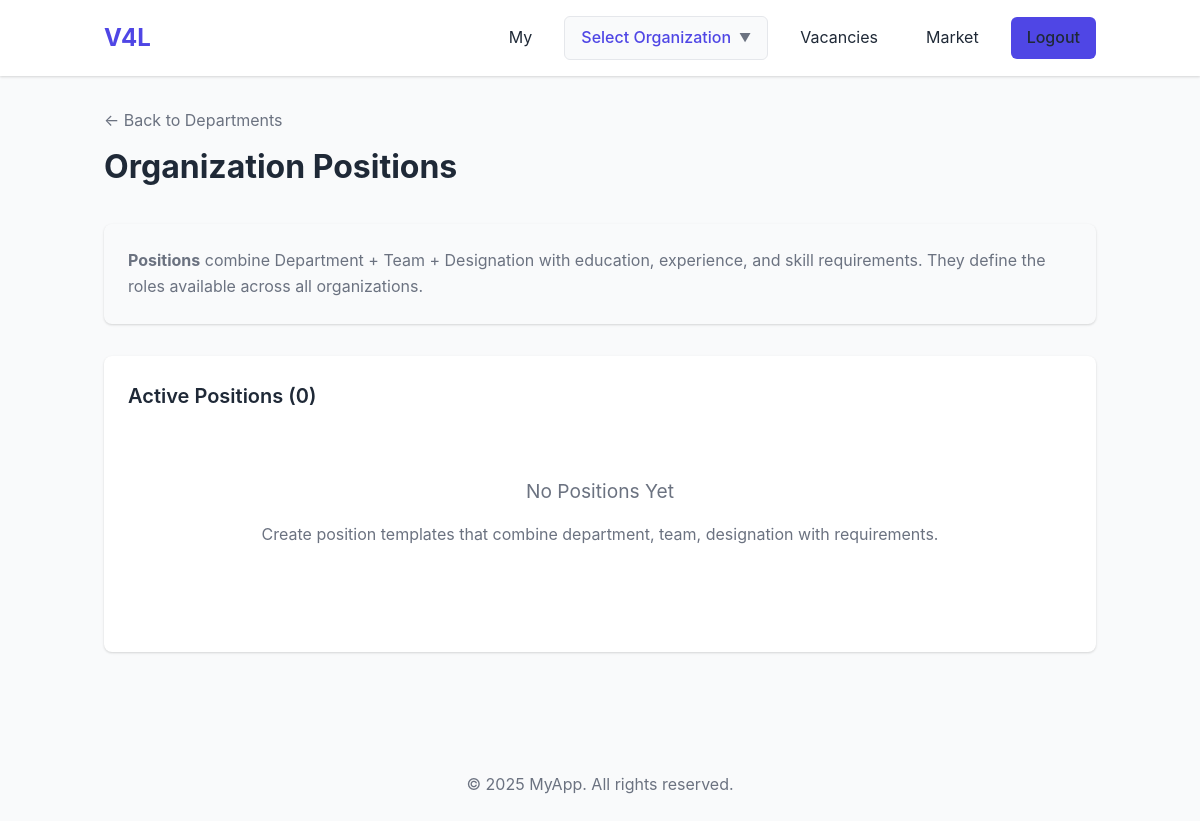
/public/organizations/departments/human_resource/positions/index.php (signed in), run on an earlier commit of the app's database.
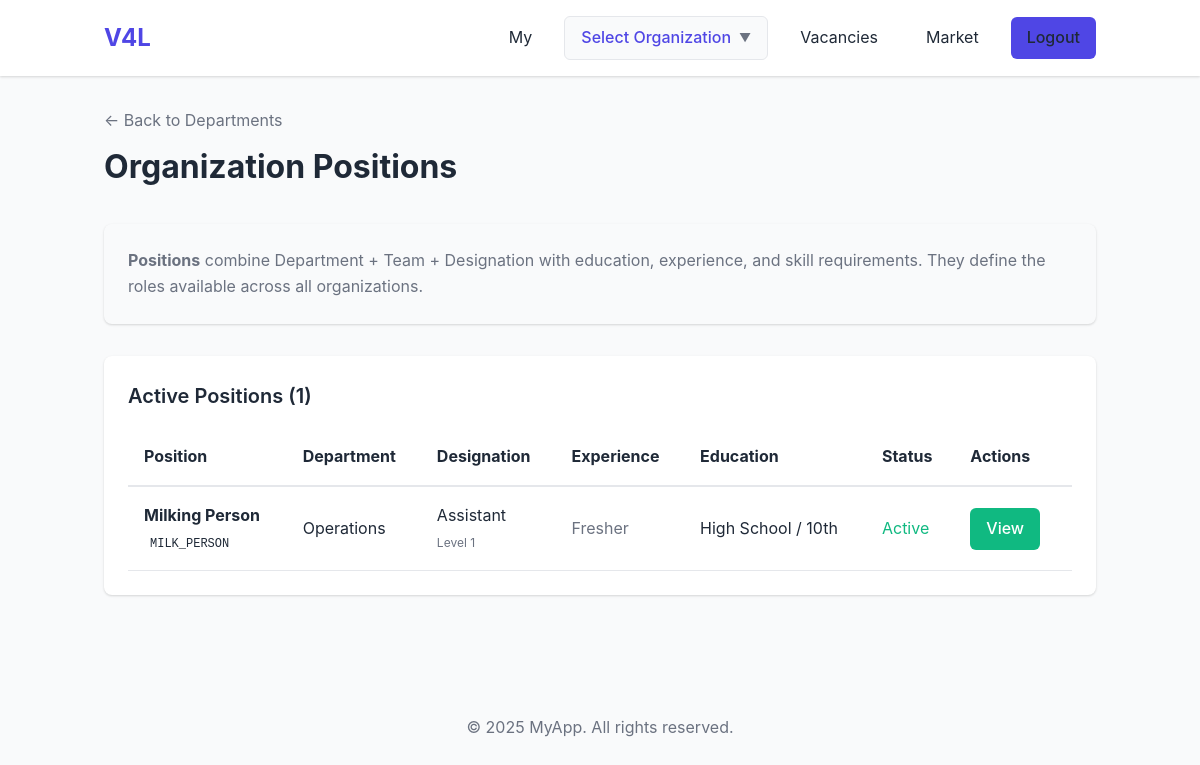
And on a later commit of the database.
### tables this page shows
CREATE TABLE organization_positions (
    id TEXT PRIMARY KEY,
    name TEXT NOT NULL,                              -- Position name (e.g., "Senior Software Engineer")
    code TEXT NOT NULL UNIQUE,                       -- Unique code (e.g., "SR_SWE")
    description TEXT,                                -- Position description

    -- Foreign keys: Department + Team + Designation
    organization_department_id TEXT NOT NULL,        -- Required: Department
    organization_department_team_id TEXT,            -- Optional: Team within department
    organization_designation_id TEXT NOT NULL,       -- Required: Designation level

    -- Education Requirements
    min_education TEXT CHECK(min_education IN ('none', 'high_school', 'higher_secondary', 'diploma', 'bachelors', 'masters', 'doctorate', 'professional')),
    min_education_field TEXT,                        -- Field of study (e.g., "Computer Science")

    -- Experience Requirements
    min_experience_years INTEGER DEFAULT 0,          -- Minimum years of experience

    -- Skills Requirements (stored as JSON or comma-separated)
    skills_required TEXT,                            -- Required skills
    skills_preferred TEXT,                           -- Preferred skills
    certifications_required TEXT,                    -- Required certifications
    certifications_preferred TEXT,                   -- Preferred certifications

    -- Position Details
    employment_type TEXT DEFAULT 'full_time' CHECK(employment_type IN ('full_time', 'part_time', 'contract', 'internship', 'freelance', 'temporary')),
    reports_to_position_id TEXT,                     -- Reporting position (hierarchy)
    headcount INTEGER DEFAULT 1,                     -- Number of positions available
    salary_range_min REAL,                           -- Minimum salary
    salary_range_max REAL,                           -- Maximum salary
    salary_currency TEXT DEFAULT 'INR',              -- Currency code

    -- Status and metadata
    is_active INTEGER DEFAULT 1,
    sort_order INTEGER DEFAULT 0,

    -- Default audit fields
    created_by TEXT NOT NULL,
    created_at TEXT NOT NULL,
    updated_by TEXT,
    updated_at TEXT,
    deleted_by TEXT,
    deleted_at TEXT,

    FOREIGN KEY (organization_department_id) REFERENCES organization_departments(id),
    FOREIGN KEY (organization_department_team_id) REFERENCES organization_department_teams(id),
    FOREIGN KEY (organization_designation_id) REFERENCES organization_designations(id),
    FOREIGN KEY (reports_to_position_id) REFERENCES organization_positions(id),
    FOREIGN KEY (created_by) REFERENCES users(id),
    FOREIGN KEY (updated_by) REFERENCES users(id),
    FOREIGN KEY (deleted_by) REFERENCES users(id)
);

CREATE TABLE organization_departments (
    id TEXT PRIMARY KEY,
    name TEXT NOT NULL,
    code TEXT UNIQUE NOT NULL,
    description TEXT,
    parent_department_id TEXT,
    organization_id TEXT,
    is_active INTEGER DEFAULT 1,
    sort_order INTEGER DEFAULT 0,
    created_by TEXT,
    created_at TEXT DEFAULT CURRENT_TIMESTAMP,
    updated_by TEXT,
    updated_at TEXT,
    deleted_by TEXT,
    deleted_at TEXT,
    FOREIGN KEY (organization_id) REFERENCES organizations(id) ON DELETE CASCADE,
    FOREIGN KEY (parent_department_id) REFERENCES organization_departments(id) ON DELETE SET NULL,
    FOREIGN KEY (created_by) REFERENCES users(id) ON DELETE SET NULL
);

CREATE TABLE organization_designations (
    id INTEGER PRIMARY KEY AUTOINCREMENT,
    name TEXT NOT NULL,
    code TEXT NOT NULL UNIQUE,
    description TEXT,
    level INTEGER,
    organization_id INTEGER,
    organization_department_id INTEGER,
    is_active INTEGER DEFAULT 1,
    sort_order INTEGER DEFAULT 0,
    created_by TEXT NOT NULL,
    created_at DATETIME DEFAULT CURRENT_TIMESTAMP,
    updated_by TEXT,
    updated_at DATETIME,
    deleted_by TEXT,
    deleted_at DATETIME,
    FOREIGN KEY (organization_id) REFERENCES organizations(id),
    FOREIGN KEY (organization_department_id) REFERENCES organization_departments(id)
);

### src/classes/OrganizationPositionRepository.php (called while the page is built, shortened)
<?php
class OrganizationPositionRepository {
    private $db;
    private $tableName = 'organization_positions';
    public function __construct() {
        $this->db = Database::getInstance();
    }
    public function findAllWithRelations($limit = 100, $offset = 0) {
        $pdo = $this->db->getPdo();
        $stmt = $pdo->prepare("
            SELECT p.*,
                   d.name as department_name,
                   t.name as team_name,
                   des.name as designation_name,
                   des.level as designation_level
            FROM {$this->tableName} p
            LEFT JOIN organization_departments d ON p.organization_department_id = d.id
            LEFT JOIN organization_department_teams t ON p.organization_department_team_id = t.id
            LEFT JOIN organization_designations des ON p.organization_designation_id = des.id
            WHERE p.deleted_at IS NULL
            ORDER BY p.sort_order ASC, p.name ASC
            LIMIT ? OFFSET ?
        ");
        $stmt->execute([$limit, $offset]);
        return $stmt->fetchAll();
    }
}

### src/includes/autoload.php (called while the page is built, shortened)
<?php
spl_autoload_register(function ($class) {
    $prefix = 'App\\';
    $base_dir = __DIR__ . '/../';
    $len = strlen($prefix);
    $relative_class = substr($class, $len);
    $file = $base_dir . str_replace('\\', '/', $relative_class) . '.php';
});

### src/classes/OrganizationPosition.php (called while the page is built, shortened)
<?php
class OrganizationPosition {
    public static function getEducationLevels() {
        return [
            'none' => 'No Formal Education',
            'high_school' => 'High School / 10th',
            'higher_secondary' => 'Higher Secondary / 12th',
            'diploma' => 'Diploma',
            'bachelors' => "Bachelor's Degree",
            'masters' => "Master's Degree",
            'doctorate' => 'Doctorate / PhD',
            'professional' => 'Professional Degree (MD, JD, etc.)'
        ];
    }
}

### public/organizations/departments/human_resource/positions/index.php (the view, shortened to what the rows shown need)
<?php
require_once __DIR__ . '/../../../../../src/includes/autoload.php';
$auth = new Auth();
$auth->requireAuth();
$user = $auth->getCurrentUser();
$positionRepo = new OrganizationPositionRepository();
$positionsData = $positionRepo->findAllWithRelations();
$isSuperAdmin = $positionRepo->isSuperAdmin($user->getEmail());
include __DIR__ . '/../../../../../views/header.php';
?>
<div class="py-4">
    <div style="display: flex; justify-content: space-between; align-items: center; margin-bottom: 2rem;">
        <div>
            <h1 style="margin-top: 0.5rem;">Organization Positions</h1>
        </div>
    </div>
    <div class="card">
        <h2 class="card-title">Active Positions (<?php echo count($positionsData); ?>)</h2>
        <?php if (empty($positionsData)): ?>
            <div style="text-align: center; padding: 3rem 1rem;">
                <p class="text-muted" style="font-size: 1.2rem; margin-bottom: 1rem;">No Positions Yet</p>
                <p class="text-muted" style="margin-bottom: 2rem;">Create position templates that combine department, team, designation with requirements.</p>
                <?php if ($isSuperAdmin): ?>
                    <a href="/organizations/departments/human_resource/positions/form/" class="btn btn-primary">Create Your First Position</a>
                <?php endif; ?>
            </div>
        <?php else: ?>
            <div style="overflow-x: auto;">
                <table style="width: 100%; border-collapse: collapse;">
                    <thead>
                        <tr style="border-bottom: 2px solid var(--border-color); text-align: left;">
                            <th style="padding: 1rem;">Position</th>
                            <th style="padding: 1rem;">Department</th>
                            <th style="padding: 1rem;">Designation</th>
                            <th style="padding: 1rem;">Experience</th>
                            <th style="padding: 1rem;">Education</th>
                            <th style="padding: 1rem;">Status</th>
                            <th style="padding: 1rem;">Actions</th>
                        </tr>
                    </thead>
                    <tbody>
                        <?php foreach ($positionsData as $pos): ?>
                            <tr style="border-bottom: 1px solid var(--border-color);">
                                <td style="padding: 1rem;">
                                    <strong><?php echo htmlspecialchars($pos['name']); ?></strong>
                                    <br>
                                    <code style="background: var(--bg-light); padding: 0.125rem 0.375rem; border-radius: 4px; font-size: 0.75rem;">
                                        <?php echo htmlspecialchars($pos['code']); ?>
                                    </code>
                                </td>
                                <td style="padding: 1rem;">
                                    <?php echo htmlspecialchars($pos['department_name'] ?? '-'); ?>
                                </td>
                                <td style="padding: 1rem;">
                                    <?php echo htmlspecialchars($pos['designation_name'] ?? '-'); ?>
                                    <?php if (!empty($pos['designation_level'])): ?>
                                        <br><span class="text-muted" style="font-size: 0.75rem;">Level <?php echo $pos['designation_level']; ?></span>
                                    <?php endif; ?>
                                </td>
                                <td style="padding: 1rem;">
                                    <?php if ($pos['min_experience_years']): ?>
                                        <?php echo $pos['min_experience_years']; ?>+ years
                                    <?php else: ?>
                                        <span class="text-muted">Fresher</span>
                                    <?php endif; ?>
                                </td>
                                <td style="padding: 1rem;">
                                    <?php
                                    $educationLevels = \App\Classes\OrganizationPosition::getEducationLevels();
                                    echo htmlspecialchars($educationLevels[$pos['min_education']] ?? $pos['min_education'] ?? '-');
                                    ?>
                                </td>
                                <td style="padding: 1rem;">
                                    <?php if ($pos['is_active']): ?>
                                        <span style="color: var(--secondary-color);">Active</span>
                                    <?php else: ?>
                                        <span style="color: var(--text-light);">Inactive</span>
                                    <?php endif; ?>
                                </td>
                                <td style="padding: 1rem; white-space: nowrap;">
                                    <a href="/organizations/departments/human_resource/positions/view/?id=<?php echo $pos['id']; ?>" class="btn btn-secondary" style="padding: 0.5rem 1rem; margin-right: 0.5rem;">View</a>
                                </td>
                            </tr>
                        <?php endforeach; ?>
                    </tbody>
                </table>
            </div>
        <?php endif; ?>
    </div>
</div>
<?php include __DIR__ . '/../../../../../views/footer.php'; ?>

What changed in the data, as far as the page shows it:
added organization_positions: name "Milking Person", code "MILK_PERSON", organization_department.name "Operations", organization_designation.name "Assistant", organization_designation.level "1", min_experience_years "Fresher", min_education "High School / 10th", is_active "Active"
Also different on the page:
count($positionsData): "0" → "1"
text no longer shown: "No Positions Yet Create position templates that combine department, team, designation with requirements."
text now shown: "Position Department Designation Experience Education Status Actions"
